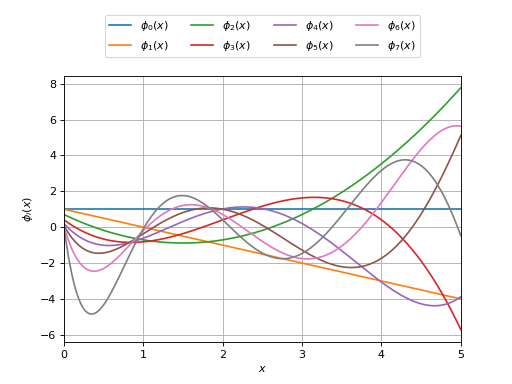

This figure's Python source:
import openturns as ot
import numpy as np
from matplotlib import pyplot as plt
n_functions = 8
function_factory = ot.CharlierFactory()
if function_factory.getClassName() == 'KrawtchoukFactory':
    function_factory = ot.CharlierFactory(n_functions, .5)
functions = [function_factory.build(i) for i in range(n_functions)]
measure = function_factory.getMeasure()
if hasattr(measure, 'getA') and hasattr(measure, 'getB'):
    x_min = measure.getA()
    x_max = measure.getB()
else:
    x_min = measure.computeQuantile(1e-3)[0]
    x_max = measure.computeQuantile(1. - 1e-3)[0]
n_points = 200
meshed_support = np.linspace(x_min, x_max, n_points)
fig = plt.figure()
ax = fig.add_subplot(111)
for i in range(n_functions):
    plt.plot(meshed_support,
             [functions[i](x) for x in meshed_support], lw=1.5,
             label='$\phi_{' + str(i) + '}(x)$')
plt.xlabel('$x$')
plt.ylabel('$\phi_i(x)$')
plt.xlim(x_min, x_max)
plt.grid()
box = ax.get_position()
ax.set_position([box.x0, box.y0, box.width, box.height * 0.9])
plt.legend(loc='upper center', bbox_to_anchor=(.5, 1.25), ncol=4)
